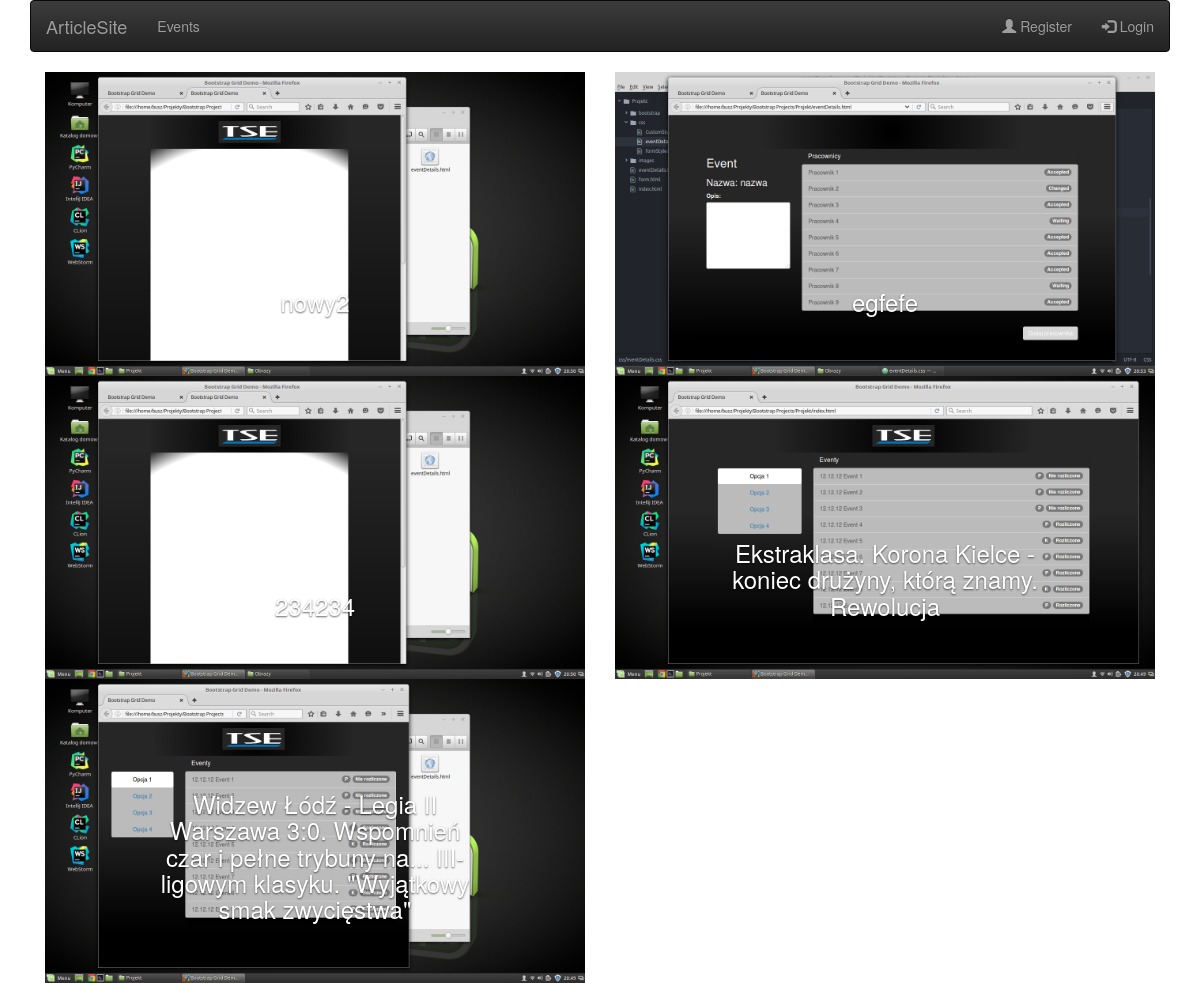
Before: / with the older database file.
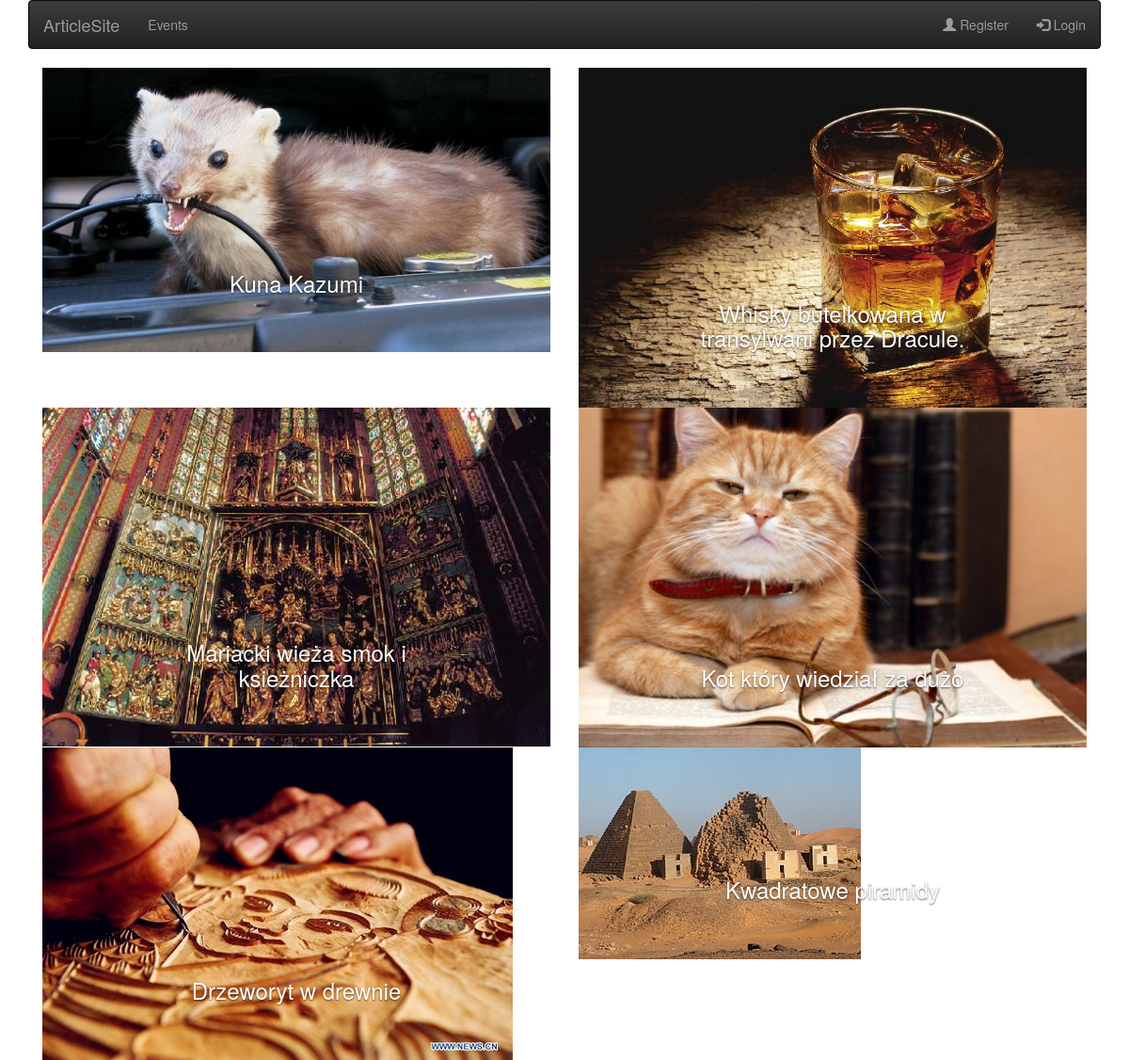
After: the same page with the newer database file.
### newspaper/models.py (models this page shows, shortened)
class Article(models.Model):
    author = models.ForeignKey('auth.User', related_name='articles')
    date = models.DateField(default=timezone.now)
    title = models.CharField(max_length=200)
    content = models.TextField()
    is_published = models.BooleanField(default=False)
    photo = models.ImageField(upload_to='pictures', null=True, blank=True)

### newspaper/views.py (the view)
# urls.py: url(r'^$', views.article_list, name='article_list'),
def article_list(request):
    articles_list = Article.objects.filter(is_published=True).order_by('-date')
    return render(request, 'newspaper/article_list.html', {'article_list': articles_list})

### newspaper/templates/newspaper/article_list.html
{% extends 'newspaper/home.html' %}
{% block content %}
    <div>
    {% for article in article_list %}
        <div class="col-md-6">
            <a href="{% url 'article_detail' pk=article.pk %}">
                {% include 'newspaper/article.html' with article=article %}
            </a>
        </div>
    {% endfor %}
    </div>
{% endblock %}

### newspaper/templates/newspaper/home.html (shortened to what this page needs)
<!DOCTYPE html>
<html lang="en">
<head>
    <link rel="stylesheet" href="//maxcdn.bootstrapcdn.com/bootstrap/3.2.0/css/bootstrap.min.css">
    <link rel="stylesheet" href="//maxcdn.bootstrapcdn.com/bootstrap/3.2.0/css/bootstrap-theme.min.css">
    {% load static %}
    <link rel="stylesheet" type="text/css" href="{% static "newspaper/css/customStylesheet.css" %}">
</head>
<body>
    <div class="container">
        <nav class="navbar navbar-inverse bg-inverse">
          <div class="container-fluid">
            <div class="navbar-header">
              <a class="navbar-brand" href="/" >ArticleSite</a>
            </div>
            <ul class="nav navbar-nav">
              <li><a href="{% url 'event_list' %}">Events</a></li>
            </ul>
            <ul class="nav navbar-nav navbar-right">
              {% if user.is_authenticated %}
                  <li><a>Hello, {{ user.username }}</a></li>
                  <li><a href="{% url 'logout' %}">Log out</a></li>
              {% else %}
                <li><a href="{% url 'user_new' %}"><span class="glyphicon glyphicon-user"></span> Register</a></li>
                <li><a href="{% url 'login' %}"><span class="glyphicon glyphicon-log-in"></span> Login</a></li>
              {% endif %}
            </ul>
          </div>
        </nav>
    </div>
        <div class="content container">
            {% block content %}
            {% endblock %}
        </div>
</body>
</html>

### newspaper/templates/newspaper/article.html
<div id="mycarousel" class="carousel slide" data-ride="carousel">
    <div class="carousel-inner">
        <div class="item active">
        <img src="{{ article.photo.url }}" alt="" class="img-responsive">
           <div class="carousel-caption">
               <h3>{{ article.title }}</h3>
           </div>
        </div>
    </div>
</div>

Changed rows visible on the page:
removed Article: photo (picture), title "nowy2"
removed Article: photo (picture), title "egfefe"
removed Article: photo (picture), title "234234"
removed Article: photo (picture), title "Ekstraklasa. Korona Kielce - koniec drużyny, którą znamy. Rewolucja"
removed Article: photo (picture), title "Widzew Łódź - Legia II Warszawa 3:0. Wspomnień czar i pełne trybuny na... III-ligowym klasyku. \"Wyjątkowy smak zwycięstwa\""
added Article: photo (picture), title "Kuna Kazumi"
added Article: photo (picture), title "Whisky butelkowana w transylwani przez Dracule."
added Article: photo (picture), title "Mariacki wieża smok i ksieżniczka"
added Article: photo (picture), title "Kot który wiedział za dużo"
added Article: photo (picture), title "Drzeworyt w drewnie"
added Article: photo (picture), title "Kwadratowe piramidy"
